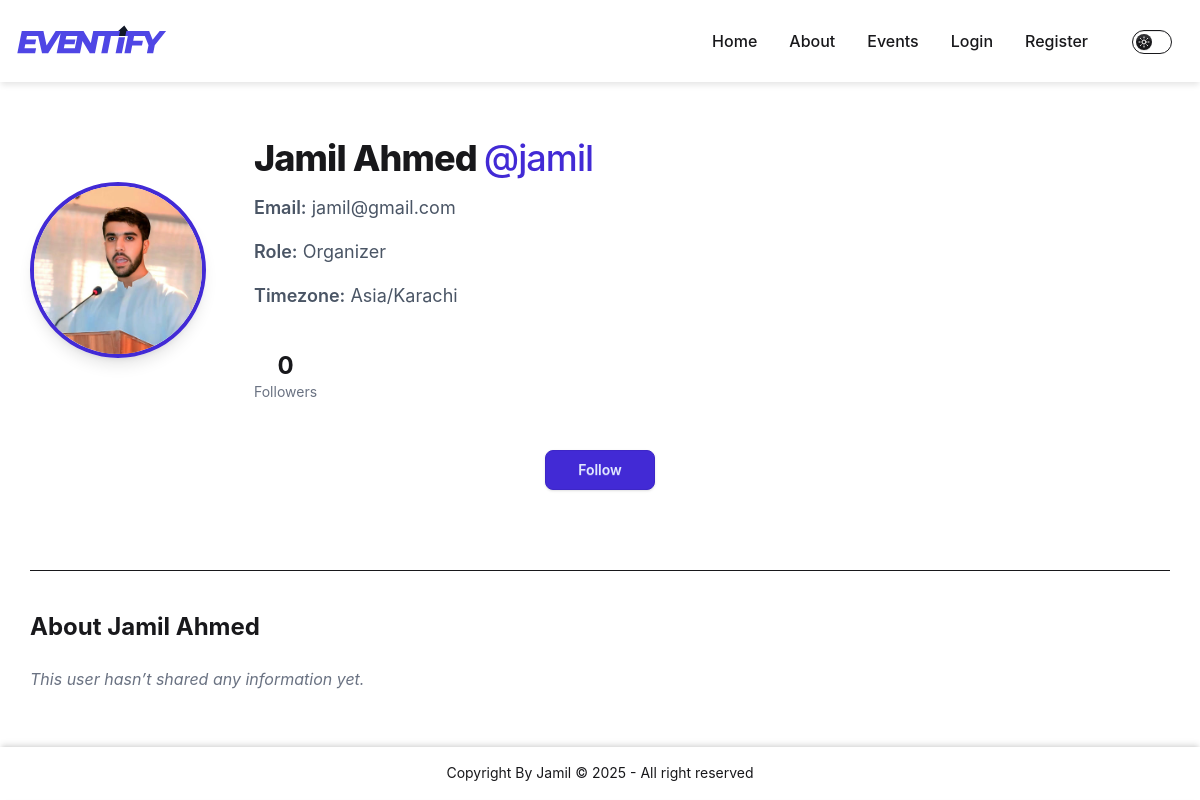
/user/jamil/, run on the app's committed database.
### authentication/models.py (models this page shows, shortened)
class User(AbstractUser):
    ROLE_CHOICES = [
        ('admin', 'Admin'),
        ('organizer', 'Organizer'),
        ('attendee', 'Attendee'),
    ]
    id = models.UUIDField(
        primary_key=True,
        default=uuid.uuid4,
        editable=False
    )
    name = models.CharField(_("Full Name"), max_length=300, blank=False)
    email = models.EmailField(_("Email address"), unique=True)
    role = models.CharField(
        max_length=20, choices=ROLE_CHOICES, default='attendee'
    )
    tagline = models.CharField(_("Tagline"), max_length=150, blank=True)
    description = models.TextField(_("Description"), blank=True)
    following = models.ManyToManyField(
        'self',
        symmetrical=False,
        related_name='followers',
        blank=True
    )
    timezone = models.CharField(
        max_length=50,
        choices=[(tz, tz) for tz in pytz.all_timezones],
        default="UTC"
    )
    profile_pic = models.ImageField(
        upload_to='profiles/',
        blank=True,
        null=True
    )

### authentication/views.py (the view)
# urls.py: path('<str:username>/', views.profile, name='profile'),
def profile(request, username):
    if request.method == 'POST':
        ...
    user = get_object_or_404(User, username=username)
    return render(request, 'authentication/profile.html', {
        'user': user
    })

### templates/authentication/profile.html (shortened to what this page needs)
{% extends 'base.html' %}
{% load static thumbnail %}
{% block body %}
  <div class="min-h-[75dvh] flex flex-col items-center max-w-6xl w-[95%] mx-auto py-12">
    <div class="flex flex-col md:flex-row items-center md:items-start gap-12 w-full">
      <div class="relative">
        <div class="w-44 h-44 overflow-hidden rounded-full aspect-square border-4 border-primary shadow-lg">
          {% if user.profile_pic %}
            {% thumbnail user.profile_pic '176x176' crop='center' as thumb %}
            <img src="{{ thumb.url }}" width="{{ thumb.width }}" height="{{ thumb.height }}" alt="{{ user.name }}" class="aspect-square w-full h-full object-cover" />
            {% endthumbnail %}
          {% else %}
            <img src="{% static 'images/default-profile.webp' %}" alt="Default profile" class="aspect-square w-full h-full object-cover" />
          {% endif %}
        </div>
      </div>
      <div class="flex-1 flex flex-col gap-4">
        <h1 class="text-3xl md:text-4xl font-extrabold tracking-tight">
          {{ user.name }}
          <span class="text-primary font-medium">@{{ user.username }}</span>
        </h1>
        <p class="text-gray-600 text-lg">
          <span class="font-semibold">Email:</span> {{ user.email }}
        </p>
        <p class="text-gray-600 text-lg">
          <span class="font-semibold">Role:</span> {{ user.get_role_display }}
        </p>
        {% if user.timezone %}
          <p class="text-gray-600 text-lg">
            <span class="font-semibold">Timezone:</span> {{ user.timezone }}
          </p>
        {% endif %}
        <div class="flex gap-12 mt-6">
          <div class="flex flex-col items-center">
            <span class="font-bold text-2xl">{{ user.followers.count }}</span>
            <span class="text-gray-500 text-sm">Followers</span>
          </div>
        </div>
      </div>
    </div>
    <div class="mt-12 flex flex-wrap gap-6 justify-center">
      {% if request.user != user %}
        <form method="post" action="{% url 'authentication:follow_toggle' user.username %}">
          <button type="submit" class="btn btn-primary px-8 py-2 rounded-lg shadow hover:scale-105 transition">
            {% if user in request.user.following.all %}
              Unfollow
            {% else %}
              Follow
            {% endif %}
          </button>
        </form>
      {% endif %}
    </div>
    <div class="mt-20 w-full border-t pt-10">
      <h2 class="text-2xl font-bold mb-6">About {{ user.name }}</h2>
      {% if user.description %}
        <p class="text-gray-700 leading-relaxed">{{ user.description }}</p>
      {% else %}
        <p class="text-gray-500 italic">This user hasn’t shared any information yet.</p>
      {% endif %}
    </div>
  </div>
{% endblock %}

### data on the page
User: name "Jamil Ahmed", username "jamil", email "jamil@gmail.com", role "Organizer", timezone "Asia/Karachi", followers.count "0"
